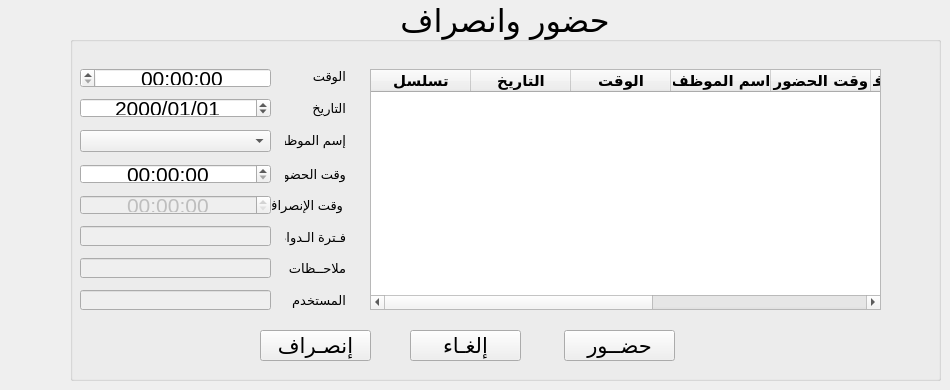
      <widget class="QWidget" name="tab_9">
       <attribute name="title">
        <string>الحضور والانصراف</string>
       </attribute>
       <widget class="QGroupBox" name="groupBox_13">
        <property name="geometry">
         <rect>
          <x>70</x>
          <y>0</y>
          <width>871</width>
          <height>381</height>
         </rect>
        </property>
        <property name="font">
         <font>
          <pointsize>24</pointsize>
         </font>
        </property>
        <property name="title">
         <string>حضور وانصراف</string>
        </property>
        <property name="alignment">
         <set>Qt::AlignCenter</set>
        </property>
        <widget class="QLineEdit" name="lineEdit_44">
         <property name="enabled">
          <bool>false</bool>
         </property>
         <property name="geometry">
          <rect>
           <x>10</x>
           <y>226</y>
           <width>191</width>
           <height>20</height>
          </rect>
         </property>
         <property name="font">
          <font>
           <pointsize>14</pointsize>
          </font>
         </property>
         <property name="alignment">
          <set>Qt::AlignCenter</set>
         </property>
        </widget>
        <widget class="QLineEdit" name="lineEdit_45">
         <property name="enabled">
          <bool>false</bool>
         </property>
         <property name="geometry">
          <rect>
           <x>10</x>
           <y>258</y>
           <width>191</width>
           <height>20</height>
          </rect>
         </property>
         <property name="font">
          <font>
           <pointsize>14</pointsize>
          </font>
         </property>
        </widget>
        <widget class="QLabel" name="label_58">
         <property name="geometry">
          <rect>
           <x>215</x>
           <y>164</y>
           <width>61</width>
           <height>20</height>
          </rect>
         </property>
         <property name="font">
          <font>
           <pointsize>10</pointsize>
          </font>
         </property>
         <property name="text">
          <string>وقت الحضور</string>
         </property>
        </widget>
        <widget class="QLabel" name="label_59">
         <property name="geometry">
          <rect>
           <x>215</x>
           <y>227</y>
           <width>61</width>
           <height>20</height>
          </rect>
         </property>
         <property name="font">
          <font>
           <pointsize>10</pointsize>
          </font>
         </property>
         <property name="text">
          <string>فـترة الـدوام</string>
         </property>
        </widget>
        <widget class="QLabel" name="label_60">
         <property name="geometry">
          <rect>
           <x>215</x>
           <y>98</y>
           <width>61</width>
           <height>20</height>
          </rect>
         </property>
         <property name="font">
          <font>
           <pointsize>10</pointsize>
          </font>
         </property>
         <property name="text">
          <string>التاريخ</string>
         </property>
        </widget>
        <widget class="QLabel" name="label_61">
         <property name="geometry">
          <rect>
           <x>215</x>
           <y>130</y>
           <width>61</width>
           <height>20</height>
          </rect>
         </property>
         <property name="font">
          <font>
           <pointsize>10</pointsize>
          </font>
         </property>
         <property name="text">
          <string>إسم الموظف</string>
         </property>
        </widget>
        <widget class="QLabel" name="label_62">
         <property name="geometry">
          <rect>
           <x>215</x>
           <y>66</y>
           <width>61</width>
           <height>20</height>
          </rect>
         </property>
         <property name="font">
          <font>
           <pointsize>10</pointsize>
          </font>
         </property>
         <property name="text">
          <string>الوقت</string>
         </property>
        </widget>
        <widget class="QLineEdit" name="lineEdit_46">
         <property name="enabled">
          <bool>false</bool>
         </property>
         <property name="geometry">
          <rect>
           <x>10</x>
           <y>290</y>
           <width>191</width>
           <height>20</height>
          </rect>
         </property>
         <property name="font">
          <font>
           <pointsize>14</pointsize>
          </font>
         </property>
        </widget>
        <widget class="QDateEdit" name="dateEdit_8">
         <property name="geometry">
          <rect>
           <x>10</x>
           <y>98</y>
           <width>191</width>
           <height>20</height>
          </rect>
         </property>
         <property name="font">
          <font>
           <pointsize>16</pointsize>
          </font>
         </property>
         <property name="layoutDirection">
          <enum>Qt::LeftToRight</enum>
         </property>
         <property name="alignment">
          <set>Qt::AlignCenter</set>
         </property>
         <property name="maximumDateTime">
          <datetime>
           <hour>23</hour>
           <minute>59</minute>
           <second>59</second>
           <year>9999</year>
           <month>12</month>
           <day>28</day>
          </datetime>
         </property>
         <property name="displayFormat">
          <string notr="true">yyyy/MM/dd</string>
         </property>
        </widget>
        <widget class="QTimeEdit" name="timeEdit_6">
         <property name="geometry">
          <rect>
           <x>10</x>
           <y>68</y>
           <width>191</width>
           <height>20</height>
          </rect>
         </property>
         <property name="font">
          <font>
           <pointsize>16</pointsize>
          </font>
         </property>
         <property name="layoutDirection">
          <enum>Qt::RightToLeft</enum>
         </property>
         <property name="alignment">
          <set>Qt::AlignCenter</set>
         </property>
        </widget>
        <widget class="QTableWidget" name="tableWidget_8">
         <property name="geometry">
          <rect>
           <x>300</x>
           <y>69</y>
           <width>511</width>
           <height>241</height>
          </rect>
         </property>
         <property name="font">
          <font>
           <family>ae_AlMateen</family>
           <pointsize>11</pointsize>
           <weight>75</weight>
           <bold>true</bold>
          </font>
         </property>
         <property name="editTriggers">
          <set>QAbstractItemView::SelectedClicked</set>
         </property>
         <property name="selectionBehavior">
          <enum>QAbstractItemView::SelectRows</enum>
         </property>
         <column>
          <property name="text">
           <string>تسلسل</string>
          </property>
         </column>
         <column>
          <property name="text">
           <string>التاريخ</string>
          </property>
         </column>
         <column>
          <property name="text">
           <string>الوقت</string>
          </property>
         </column>
         <column>
          <property name="text">
           <string>اسم الموظف</string>
          </property>
         </column>
         <column>
          <property name="text">
           <string>وقت الحضور</string>
          </property>
         </column>
         <column>
          <property name="text">
           <string>وقت الإنصراف</string>
          </property>
         </column>
         <column>
          <property name="text">
           <string>وقت الدوام</string>
          </property>
         </column>
         <column>
          <property name="text">
           <string>ملاحـظات</string>
          </property>
         </column>
         <column>
          <property name="text">
           <string>المستخدم</string>
          </property>
         </column>
        </widget>
        <widget class="QPushButton" name="pushButton_27">
         <property name="geometry">
          <rect>
           <x>494</x>
           <y>330</y>
           <width>111</width>
           <height>31</height>
          </rect>
         </property>
         <property name="font">
          <font>
           <pointsize>16</pointsize>
          </font>
         </property>
         <property name="text">
          <string>حضــور</string>
         </property>
        </widget>
        <widget class="QPushButton" name="pushButton_28">
         <property name="geometry">
          <rect>
           <x>340</x>
           <y>330</y>
           <width>111</width>
           <height>31</height>
          </rect>
         </property>
         <property name="font">
          <font>
           <pointsize>16</pointsize>
          </font>
         </property>
         <property name="text">
          <string>إلغـاء</string>
         </property>
        </widget>
        <widget class="QTimeEdit" name="timeEdit_7">
         <property name="geometry">
          <rect>
           <x>10</x>
           <y>164</y>
           <width>191</width>
           <height>20</height>
          </rect>
         </property>
         <property name="font">
          <font>
           <pointsize>16</pointsize>
          </font>
         </property>
         <property name="alignment">
          <set>Qt::AlignCenter</set>
         </property>
        </widget>
        <widget class="QLabel" name="label_63">
         <property name="geometry">
          <rect>
           <x>202</x>
           <y>195</y>
           <width>71</width>
           <height>20</height>
          </rect>
         </property>
         <property name="font">
          <font>
           <pointsize>10</pointsize>
          </font>
         </property>
         <property name="text">
          <string>وقت الإنصراف</string>
         </property>
        </widget>
        <widget class="QLabel" name="label_64">
         <property name="geometry">
          <rect>
           <x>215</x>
           <y>258</y>
           <width>61</width>
           <height>20</height>
          </rect>
         </property>
         <property name="font">
          <font>
           <pointsize>10</pointsize>
          </font>
         </property>
         <property name="text">
          <string>ملاحــظات</string>
         </property>
        </widget>
        <widget class="QLabel" name="label_65">
         <property name="geometry">
          <rect>
           <x>215</x>
           <y>290</y>
           <width>61</width>
           <height>20</height>
          </rect>
         </property>
         <property name="font">
          <font>
           <pointsize>10</pointsize>
          </font>
         </property>
         <property name="text">
          <string>المستخدم</string>
         </property>
        </widget>
        <widget class="QComboBox" name="comboBox_7">
         <property name="geometry">
          <rect>
           <x>10</x>
           <y>130</y>
           <width>191</width>
           <height>22</height>
          </rect>
         </property>
         <property name="font">
          <font>
           <pointsize>12</pointsize>
          </font>
         </property>
        </widget>
        <widget class="QTimeEdit" name="timeEdit_8">
         <property name="enabled">
          <bool>false</bool>
         </property>
         <property name="geometry">
          <rect>
           <x>10</x>
           <y>195</y>
           <width>191</width>
           <height>20</height>
          </rect>
         </property>
         <property name="font">
          <font>
           <pointsize>16</pointsize>
          </font>
         </property>
         <property name="alignment">
          <set>Qt::AlignCenter</set>
         </property>
        </widget>
        <widget class="QPushButton" name="pushButton_29">
         <property name="geometry">
          <rect>
           <x>190</x>
           <y>330</y>
           <width>111</width>
           <height>31</height>
          </rect>
         </property>
         <property name="font">
          <font>
           <pointsize>16</pointsize>
          </font>
         </property>
         <property name="text">
          <string>إنصـراف</string>
         </property>
        </widget>
       </widget>
      </widget>
